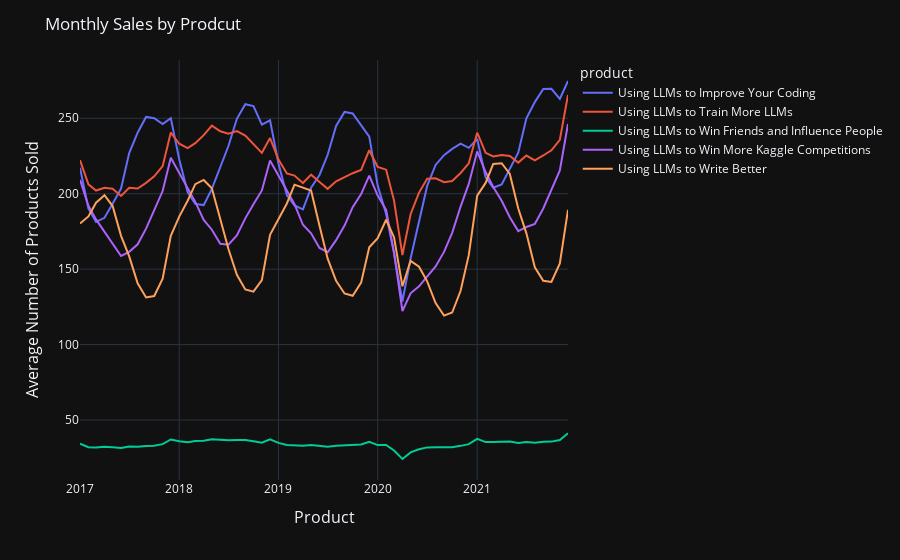

Notebook cell for this chart:
### Markdown cell above
All countries show simmilar sales trends

### Code cell
monthly_sales_product = train_df.groupby([train_df['date'].dt.to_period('M'), 'product']).mean()['num_sold'].reset_index()
monthly_sales_product['date'] = monthly_sales_product['date'].dt.to_timestamp()

fig = px.line(monthly_sales_product,
              x='date', y='num_sold', color='product')

fig.update_layout(
    title_text='Monthly Sales by Prodcut',
    xaxis=dict(
        title='Product',
        titlefont_size=16
    ),
    yaxis=dict(
        title='Average Number of Products Sold',
        titlefont_size=16
    ),
    template='plotly_dark'
)
fig.show()
